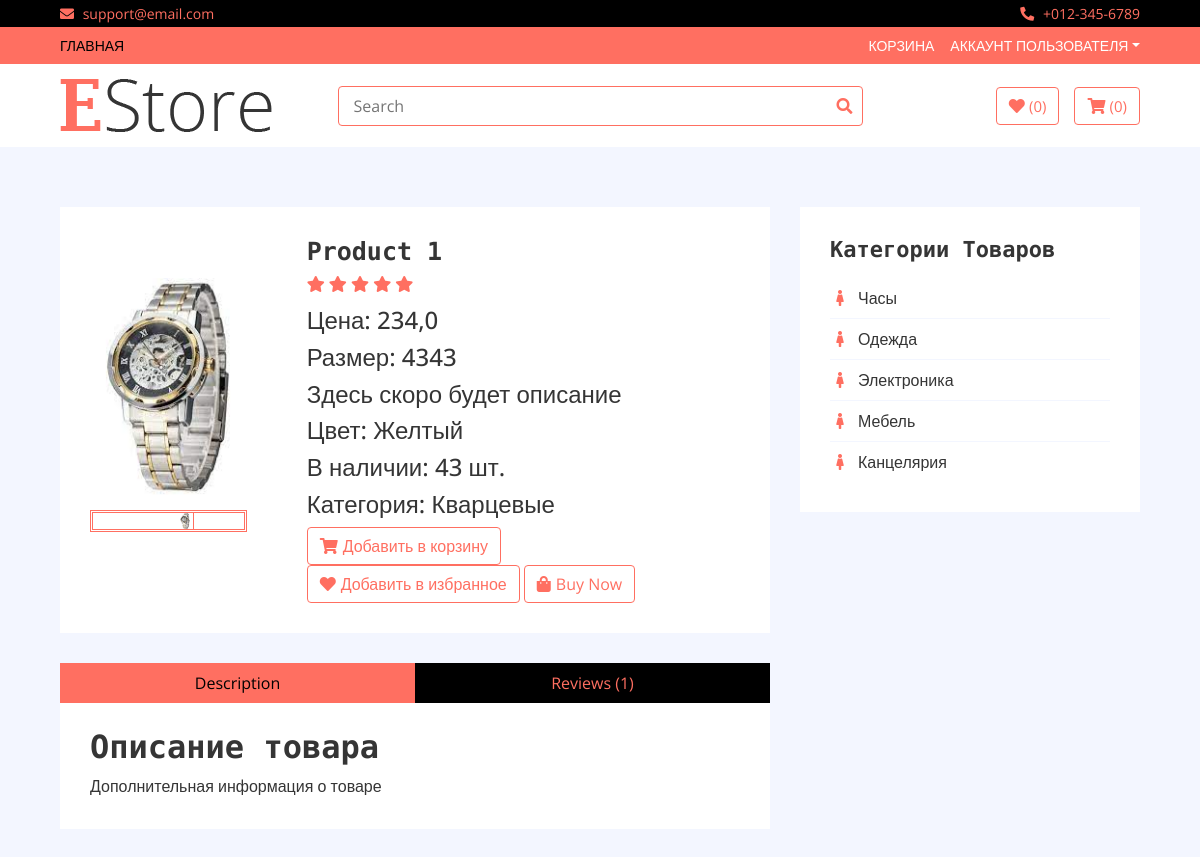
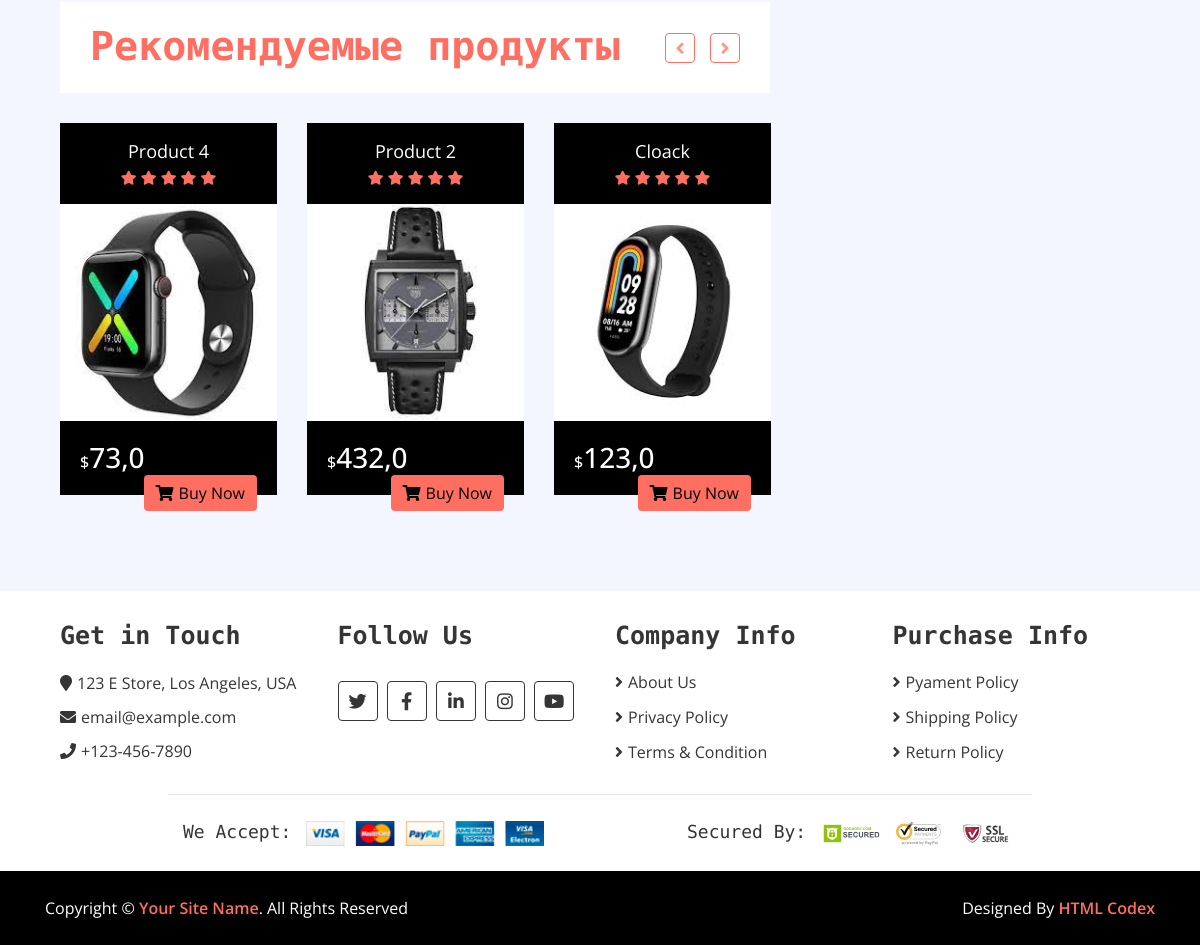
Screenshot of /product/product-1/ with the database file from the repository (2 pictures, top to bottom).
### shop/models.py (models this page shows, shortened)
class Galery(models.Model):
    image = models.ImageField(upload_to="products/", verbose_name="Изображение")
    product = models.ForeignKey(
        Product,
        related_name="images",
        on_delete=models.CASCADE,
    )
    class Meta:
        verbose_name = "Изображения"
        verbose_name_plural = "Галерея товаров"

class Product(models.Model):
    title = models.CharField(
        max_length=250,
        verbose_name="Наименование товара",
    )
    price = models.FloatField(verbose_name="Цена товара")
    created_at = models.DateTimeField(
        auto_now_add=True,
        verbose_name="Дата создания",
    )
    watched = models.IntegerField(
        default=0,
        verbose_name="Количество просмотров",
    )
    quantity = models.IntegerField(
        default=0,
        verbose_name="Количество на складе",
    )
    description = models.TextField(
        default="Здесь скоро будет описание", verbose_name="Описание товара"
    )
    info = models.TextField(
        default="Дополнительная информация о товаре",
        verbose_name="Информация о товаре",
    )
    category = models.ForeignKey(
        Category,
        related_name="products",
        verbose_name="Категории",
        on_delete=models.CASCADE,
    )
    slug = models.SlugField(
        unique=True,
        null=True,
    )
    size = models.IntegerField(default=30, verbose_name="Размер в мм")
    color = models.CharField(
        default="Серебро", max_length=30, verbose_name="Цвет/Материал"
    )
    def get_absolute_url(self):
        return reverse("product_page", kwargs={"slug": self.slug})
    def get_first_photo(self):
        if self.images.all():
            return self.images.first().image.url
    class Meta:
        verbose_name = "Продукт"
        verbose_name_plural = "Продукты"

class Category(models.Model):
    title = models.CharField(
        max_length=150,
        verbose_name="Имя категории",
    )
    image = models.ImageField(
        upload_to="categories/",
        verbose_name="Изображение категории",
        null=True,
        blank=True,
    )
    slug = models.SlugField(unique=True, null=True)
    parent = models.ForeignKey(
        "self",
        on_delete=models.CASCADE,
        null=True,
        blank=True,
        verbose_name="Категория",
        related_name="subcategories",
    )
    class Meta:
        verbose_name = "Категория"
        verbose_name_plural = "Категории"

### shop/views.py (the view)
# urls.py: path("product/<slug:slug>/", views.ProductPage.as_view(), name="product_page"),
class ProductPage(DetailView):
    model = Product
    template_name = "shop/product_page.html"
    context_object_name = "product"
    def get_context_data(self, **kwargs):
        context = super().get_context_data()
        product = Product.objects.get(slug=self.kwargs["slug"])
        products = Product.objects.filter(category=product.category).exclude(
            slug=self.kwargs["slug"]
        )
        products = products.order_by("?")
        context["products"] = products
        return context

### shop/templatetags/shop_tags.py (called while the page is built)
@register.simple_tag()
def get_all_parent_category():
    return Category.objects.filter(parent=None)

### shop/templates/shop/product_page.html (shortened to what this page needs)
{% extends "base.html" %}
{% load shop_tags %}
{% block main %}
    {% get_all_parent_category as parent_categories%}
        <div class="product-detail">
            <div class="container-fluid">
                <div class="row">
                    <div class="col-lg-8">
                        <div class="product-detail-top">
                            <div class="row align-items-center">
                                {% include "shop/components/_product_slider.html" %}
                                {% include "shop/components/_product_detail.html" %}
                            </div>
                        </div>
                        {% include "shop/components/_product_detail_bottom.html" %}
                        {% include "shop/components/_related_products.html" %}
                    </div>
                    <div class="col-lg-4 sidebar">
                        <div class="sidebar-widget category">
                            <h2 class="title">Категории товаров</h2>
                            <nav class="navbar bg-light">
                                <ul class="navbar-nav">
                                    {% for category in parent_categories  %}
                                        <li class="nav-item">
                                            <a class="nav-link" href="{%  url 'category_detail' category.slug %}"><i class="fa fa-female"></i>{{ category.title }}</a>
                                        </li>
                                    {% endfor %}
                                </ul>
                            </nav>
                        </div>
                    </div>
                </div>
            </div>
        </div>
{% endblock main %}

### shop/templates/shop/components/_product_slider.html
<div class="col-md-4">
    <div class="product-slider-single normal-slider">
        {% for img in product.images.all  %}
            <img src="{{ img.image.url }}" alt="Product Image">
        {% endfor %}
    </div>
    <div class="product-slider-single-nav normal-slider">
        {% for img in product.images.all  %}
            <div class="slider-nav-img"><img src="{{ img.image.url }}" alt="Product Image"></div>
        {% endfor %}
    </div>
</div>

### shop/templates/shop/components/_product_detail.html
<div class="col-md-7">
    <div class="product-content">
        <div class="title"><h2>{{ product.title }}</h2></div>
        <div class="ratting">
            <i class="fa fa-star"></i>
            <i class="fa fa-star"></i>
            <i class="fa fa-star"></i>
            <i class="fa fa-star"></i>
            <i class="fa fa-star"></i>
        </div>
        <div class="p-price">
            <h4>Цена: {{ product.price }}</h4>
        </div>
        <div>
            <h4>Размер: {{ product.size }}</h4>
        </div>
        <div>
            <h4>{{ product.description }}</h4>
        </div>
        <div >
            <h4>Цвет: {{ product.color }}</h4>
        </div>
        <div class="p-quantity">
            <h4>В наличии: {{ product.quantity }} шт.</h4>
        </div>
        <div class="p-category">
            <h4>Категория: {{ product.category.title }}</h4>
        </div>
        <div class="action">
            <a class="btn" href="#"><i class="fa fa-shopping-cart"></i>Добавить в корзину</a>
            <a class="btn" href="#"><i class="fa fa-heart me-2"></i>Добавить в избранное</a>
            <a class="btn" href="#"><i class="fa fa-shopping-bag"></i>Buy Now</a>
        </div>
    </div>
</div>

### shop/templates/shop/components/_product_detail_bottom.html (shortened to what this page needs)
<div class="row product-detail-bottom">
    <div class="col-lg-12">
        <ul class="nav nav-pills nav-justified">
            <li class="nav-item">
                <a class="nav-link active" data-toggle="pill" href="#description">Description</a>
            </li>
            <li class="nav-item">
                <a class="nav-link" data-toggle="pill" href="#reviews">Reviews (1)</a>
            </li>
        </ul>
        <div class="tab-content">
            <div id="description" class="container tab-pane active">
                <h2>Описание товара</h4>
                <p>
                    {{ product.info}}
                </p>
            </div>
        </div>
    </div>
</div>

### shop/templates/shop/components/_related_products.html (shortened to what this page needs)
<div class="product">
    <div class="section-header">
        <h1>Рекомендуемые продукты</h1>
    </div>
    <div class="row align-items-center product-slider product-slider-3">
        {% for product in products  %}
            <div class="col-lg-6">
                {% include "shop/components/_product_card.html" %}
            </div>
        {% endfor %}
    </div>
</div>

### shop/templates/shop/components/_product_card.html (shortened to what this page needs)
    <div class="product-item">
        <div class="product-title">
            <a href="{{ product.get_absolute_url }}">{{ product.title }}</a>
            <div class="ratting">
                <i class="fa fa-star"></i>
                <i class="fa fa-star"></i>
                <i class="fa fa-star"></i>
                <i class="fa fa-star"></i>
                <i class="fa fa-star"></i>
            </div>
        </div>
        <div class="product-image">
            <a href="product-detail.html">
                <img src="{{ product.get_first_photo }}" alt="Product Image">
            </a>
        </div>
        <div class="product-price">
            <h3><span>$</span>{{ product.price }}</h3>
            <a class="btn" href="{% url 'product_page' product.slug %}"><i class="fa fa-shopping-cart"></i>Buy Now</a>
        </div>
    </div>

### shop/static/shop/css/style.css (style rules this page uses)
a { color: #FF6F61; }
h1 { font-family: 'Source Code Pro', monospace; font-weight: 900; }
h2 { font-family: 'Source Code Pro', monospace; font-weight: 700; }
@media (min-width: 992px) { .container-fluid { padding-right: 60px; padding-left: 60px; } }
.btn { color: #FF6F61; background: #ffffff; border: 1px solid #FF6F61; }
.nav { position: relative; }
@media (min-width: 768px) { .nav, .nav .navbar { background: #FF6F61 !important; } }
.category { position: relative; padding: 0 15px; margin-bottom: 30px; }
.product-item { position: relative; }
.product-item .product-title { padding: 15px; text-align: center; background: #000000; transition: all .3s; }
.product-item .product-title a, .product-item .product-title .ratting { position: relative; width: 100%; }
.product-item .product-title a { margin-bottom: 5px; color: #ffffff; font-size: 18px; }
.product-item .product-title .ratting i { font-size: 14px; color: #FF6F61; }
.product-item .product-image { position: relative; overflow: hidden; }
.product-item .product-image a { display: block; background: #ffffff; transition: .3s; }
.product-item .product-image img { width: 100%; transition: all .3s; }
.product-item .product-price { padding: 20px; background: #000000; transition: all .3s; }
.product-item .product-price h3 { display: inline-block; color: #ffffff; margin: 0; }
.product-item .product-price h3 span { font-size: 16px; }
.product-item .product-price .btn { float: right; border: none; color: #000000; background: #FF6F61; }
.product-item .product-price .btn i { margin-right: 5px; }
.product .section-header { margin-bottom: 30px; padding: 20px 30px 15px 30px; color: #FF6F61; background: #ffffff; }
.product-detail { position: relative; width: 100%; padding: 30px 0; }
.product-detail .product-detail-top, .product-detail .product-detail-bottom { margin-bottom: 30px; }
.product-detail .product-detail-top { padding: 0; background: #ffffff; }
.product-detail .product-slider-single img { width: 100%; }
.product-detail .product-slider-single-nav { margin: 15px 30px 30px 30px; border: 3px double #FF6F61; }
.product-detail .product-slider-single-nav .slider-nav-img { border-right: 1px solid #FF6F61; overflow: hidden; }
.product-detail .product-slider-single-nav img { width: 100%; transition: all .3s; }
.product-detail .product-content, .product-detail .product-content .title, .product-detail .product-content .ratting, .product-detail .product-content .price, .product-detail .product-content .details, .product-detail .product-content .quantity, .product-detail .product-content .action { position: relative; width: 100%; }
.product-detail .product-content { padding: 30px; }
@media (min-width: 768px) { .product-detail .product-content { padding-left: 0; } }
.product-detail .product-content .title h2 { font-size: 25px; margin-bottom: 5px; }
.product-detail .product-content .ratting { margin-bottom: 10px; }
.product-detail .product-content .ratting i { color: #FF6F61; font-size: 16px; }
.product-detail .product-content .action a:first-child { margin-right: 11px; }
.product-detail .product-content .action a i { margin-right: 5px; }
.product-detail .nav.nav-pills .nav-link { color: #FF6F61; background: #000000; border-radius: 0; transition: all .3s; }
.product-detail .nav.nav-pills .nav-link:hover, .product-detail .nav.nav-pills .nav-link.active { color: #000000; background: #FF6F61; }
.product-detail .tab-content { background: #ffffff; padding: 25px 15px 15px 15px; }
.sidebar-widget { padding: 30px; background: #ffffff; }
.sidebar-widget .title { position: relative; font-size: 22px; text-transform: capitalize; margin-bottom: 15px; }
.sidebar-widget.category { margin: 0; }
.sidebar-widget.category .navbar { padding: 0; overflow: hidden; background: #ffffff !important; }
.sidebar-widget.category .navbar-nav { width: 100%; }
.sidebar-widget.category .navbar li { border-bottom: 1px solid #f3f6ff; }
.sidebar-widget.category .navbar li:last-child { border-bottom: none; }
.sidebar-widget.category .navbar a { color: #353535; }
.sidebar-widget.category .navbar i { color: #FF6F61; width: 20px; text-align: center; margin-right: 8px; }

### rows the page displays
Galery: image (picture)
Product: title "Product 1", price "234,0", size "4343", description "Здесь скоро будет описание", color "Желтый", quantity "43", category "Кварцевые", info "Дополнительная информация о товаре"
Product: title "Product 4", get_first_photo (picture), price "73,0"
Product: title "Product 2", get_first_photo (picture), price "432,0"
Product: title "Cloack", get_first_photo (picture), price "123,0"
Category: title "Часы"
Category: title "Одежда"
Category: title "Электроника"
Category: title "Мебель"
Category: title "Канцелярия"
